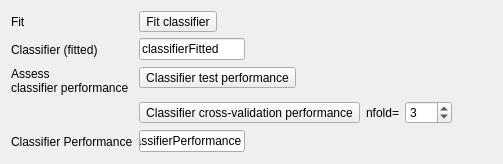
       <widget class="QWidget" name="tab_7">
        <attribute name="title">
         <string>Fit</string>
        </attribute>
        <layout class="QFormLayout" name="formLayout">
         <item row="1" column="1">
          <widget class="QToolButton" name="mRunClassifierFit">
           <property name="text">
            <string>Fit classifier</string>
           </property>
           <property name="icon">
            <iconset>
             <normaloff>:/images/themes/default/processingAlgorithm.svg</normaloff>:/images/themes/default/processingAlgorithm.svg</iconset>
           </property>
           <property name="toolButtonStyle">
            <enum>Qt::ToolButtonTextBesideIcon</enum>
           </property>
          </widget>
         </item>
         <item row="3" column="0">
          <widget class="QLabel" name="label_18">
           <property name="text">
            <string>Classifier (fitted)</string>
           </property>
           <property name="alignment">
            <set>Qt::AlignLeading|Qt::AlignLeft|Qt::AlignVCenter</set>
           </property>
          </widget>
         </item>
         <item row="3" column="1">
          <layout class="QHBoxLayout" name="horizontalLayout_18">
           <item>
            <widget class="QLineEdit" name="mClassifierFittedBasename">
             <property name="sizePolicy">
              <sizepolicy hsizetype="Expanding" vsizetype="Fixed">
               <horstretch>1</horstretch>
               <verstretch>0</verstretch>
              </sizepolicy>
             </property>
             <property name="text">
              <string>classifierFitted</string>
             </property>
            </widget>
           </item>
           <item>
            <widget class="QgsFileWidget" name="mClassifierFitted">
             <property name="sizePolicy">
              <sizepolicy hsizetype="Preferred" vsizetype="Preferred">
               <horstretch>2</horstretch>
               <verstretch>0</verstretch>
              </sizepolicy>
             </property>
             <property name="filter">
              <string>*.pkl</string>
             </property>
             <property name="relativeStorage">
              <enum>QgsFileWidget::RelativeDefaultPath</enum>
             </property>
            </widget>
           </item>
           <item>
            <widget class="QToolButton" name="mViewClassifierFitted">
             <property name="toolTip">
              <string/>
             </property>
             <property name="text">
              <string/>
             </property>
             <property name="icon">
              <iconset>
               <normaloff>:/qt-project.org/styles/commonstyle/images/filecontents-128.png</normaloff>:/qt-project.org/styles/commonstyle/images/filecontents-128.png</iconset>
             </property>
             <property name="iconSize">
              <size>
               <width>16</width>
               <height>16</height>
              </size>
             </property>
             <property name="toolButtonStyle">
              <enum>Qt::ToolButtonIconOnly</enum>
             </property>
             <property name="autoRaise">
              <bool>true</bool>
             </property>
            </widget>
           </item>
          </layout>
         </item>
         <item row="4" column="1">
          <widget class="QToolButton" name="mRunValidation">
           <property name="text">
            <string>Classifier test performance</string>
           </property>
           <property name="icon">
            <iconset>
             <normaloff>:/images/themes/default/processingAlgorithm.svg</normaloff>:/images/themes/default/processingAlgorithm.svg</iconset>
           </property>
           <property name="toolButtonStyle">
            <enum>Qt::ToolButtonTextBesideIcon</enum>
           </property>
          </widget>
         </item>
         <item row="5" column="1">
          <layout class="QHBoxLayout" name="horizontalLayout_19">
           <item>
            <widget class="QToolButton" name="mRunCrossValidation">
             <property name="text">
              <string>Classifier cross-validation performance</string>
             </property>
             <property name="icon">
              <iconset>
               <normaloff>:/images/themes/default/processingAlgorithm.svg</normaloff>:/images/themes/default/processingAlgorithm.svg</iconset>
             </property>
             <property name="toolButtonStyle">
              <enum>Qt::ToolButtonTextBesideIcon</enum>
             </property>
            </widget>
           </item>
           <item>
            <widget class="QLabel" name="label_19">
             <property name="text">
              <string>nfold=</string>
             </property>
            </widget>
           </item>
           <item>
            <widget class="QgsSpinBox" name="mNFold">
             <property name="minimum">
              <number>2</number>
             </property>
             <property name="maximum">
              <number>100</number>
             </property>
             <property name="value">
              <number>3</number>
             </property>
            </widget>
           </item>
           <item>
            <spacer name="horizontalSpacer_6">
             <property name="orientation">
              <enum>Qt::Horizontal</enum>
             </property>
             <property name="sizeHint" stdset="0">
              <size>
               <width>40</width>
               <height>20</height>
              </size>
             </property>
            </spacer>
           </item>
          </layout>
         </item>
         <item row="6" column="1">
          <layout class="QHBoxLayout" name="horizontalLayout_20">
           <item>
            <widget class="QLineEdit" name="mClassifierPerformanceBasename">
             <property name="sizePolicy">
              <sizepolicy hsizetype="Expanding" vsizetype="Fixed">
               <horstretch>1</horstretch>
               <verstretch>0</verstretch>
              </sizepolicy>
             </property>
             <property name="text">
              <string>classifierPerformance</string>
             </property>
            </widget>
           </item>
           <item>
            <widget class="QgsFileWidget" name="mClassifierPerformance">
             <property name="enabled">
              <bool>true</bool>
             </property>
             <property name="sizePolicy">
              <sizepolicy hsizetype="Preferred" vsizetype="Preferred">
               <horstretch>2</horstretch>
               <verstretch>0</verstretch>
              </sizepolicy>
             </property>
             <property name="fileWidgetButtonVisible">
              <bool>true</bool>
             </property>
             <property name="filter">
              <string>*.pkl</string>
             </property>
             <property name="relativeStorage">
              <enum>QgsFileWidget::RelativeDefaultPath</enum>
             </property>
            </widget>
           </item>
           <item>
            <widget class="QToolButton" name="mViewClassifierPerformance">
             <property name="toolTip">
              <string/>
             </property>
             <property name="text">
              <string/>
             </property>
             <property name="icon">
              <iconset>
               <normaloff>:/qt-project.org/styles/commonstyle/images/filecontents-128.png</normaloff>:/qt-project.org/styles/commonstyle/images/filecontents-128.png</iconset>
             </property>
             <property name="iconSize">
              <size>
               <width>16</width>
               <height>16</height>
              </size>
             </property>
             <property name="toolButtonStyle">
              <enum>Qt::ToolButtonIconOnly</enum>
             </property>
             <property name="autoRaise">
              <bool>true</bool>
             </property>
            </widget>
           </item>
          </layout>
         </item>
         <item row="6" column="0">
          <widget class="QLabel" name="label_34">
           <property name="text">
            <string>Classifier Performance</string>
           </property>
           <property name="alignment">
            <set>Qt::AlignLeading|Qt::AlignLeft|Qt::AlignVCenter</set>
           </property>
          </widget>
         </item>
         <item row="1" column="0">
          <widget class="QLabel" name="label_40">
           <property name="text">
            <string>Fit</string>
           </property>
           <property name="alignment">
            <set>Qt::AlignLeading|Qt::AlignLeft|Qt::AlignVCenter</set>
           </property>
          </widget>
         </item>
         <item row="4" column="0">
          <widget class="QLabel" name="label_41">
           <property name="text">
            <string>Assess
classifier performance</string>
           </property>
           <property name="alignment">
            <set>Qt::AlignLeading|Qt::AlignLeft|Qt::AlignVCenter</set>
           </property>
          </widget>
         </item>
        </layout>
       </widget>
